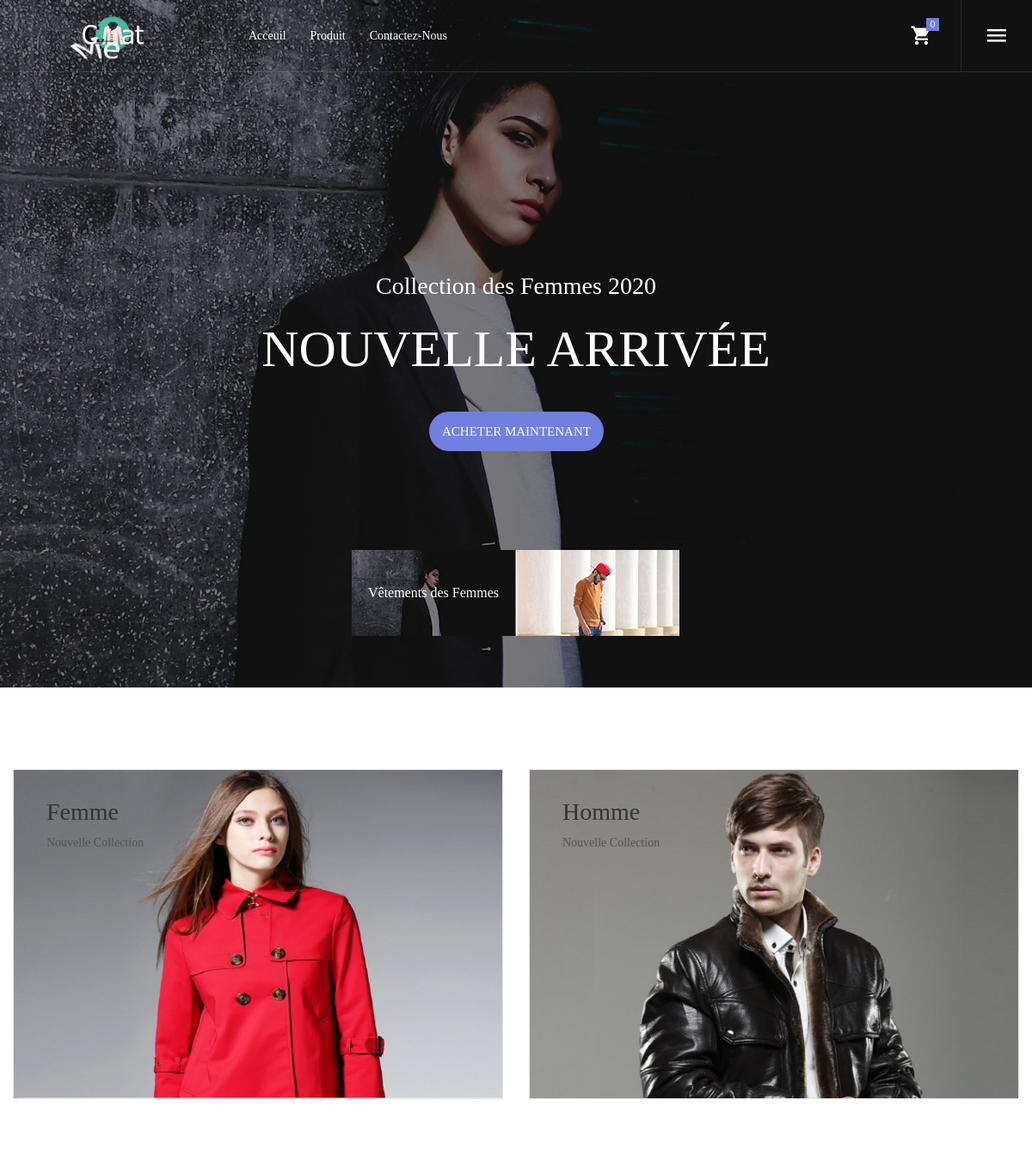
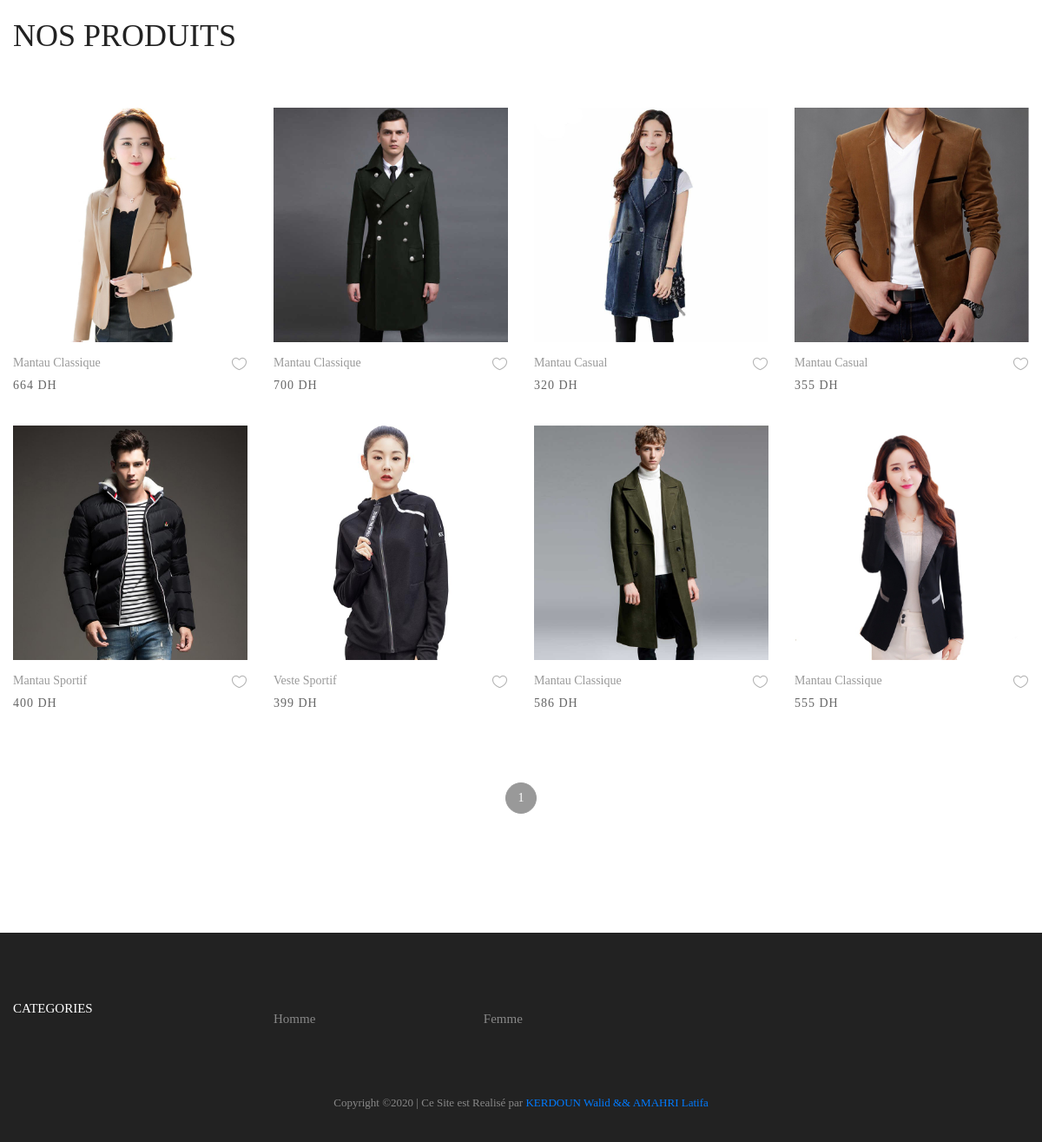
The page / on the database its author committed (2 pictures, top to bottom).
### tables this page shows
CREATE TABLE `produit` (
  `id_Produit` int(11) NOT NULL,
  `nom_Produit` varchar(100) NOT NULL,
  `image_Produit` longtext NOT NULL,
  `prix_Produit` double NOT NULL,
  `size_Produit` set('S','M','L','XL') NOT NULL,
  `Quantite_Produit` int(11) NOT NULL,
  `description_Produit` varchar(100) NOT NULL,
  `gender` enum('men','women') DEFAULT 'women',
  `couleur` set('Noir','Rouge','Vert','Blanc','Jaune','bleu','Gris','Marron') NOT NULL DEFAULT 'Noir',
  `materiels` varchar(200) NOT NULL
);

### index.php (the view, shortened to what this page needs)
<!DOCTYPE html>
<html lang="en">
<head>
	<link rel="stylesheet" type="text/css" href="vendor/bootstrap/css/bootstrap.min.css">
	<link rel="stylesheet" type="text/css" href="fonts/font-awesome-4.7.0/css/font-awesome.min.css">
	<link rel="stylesheet" type="text/css" href="fonts/iconic/css/material-design-iconic-font.min.css">
	<link rel="stylesheet" type="text/css" href="fonts/linearicons-v1.0.0/icon-font.min.css">
	<link rel="stylesheet" type="text/css" href="vendor/animate/animate.css">
	<link rel="stylesheet" type="text/css" href="vendor/css-hamburgers/hamburgers.min.css">
	<link rel="stylesheet" type="text/css" href="vendor/animsition/css/animsition.min.css">
	<link rel="stylesheet" type="text/css" href="vendor/select2/select2.min.css">
	<link rel="stylesheet" type="text/css" href="vendor/daterangepicker/daterangepicker.css">
	<link rel="stylesheet" type="text/css" href="vendor/slick/slick.css">
	<link rel="stylesheet" type="text/css" href="vendor/MagnificPopup/magnific-popup.css">
	<link rel="stylesheet" type="text/css" href="vendor/perfect-scrollbar/perfect-scrollbar.css">
	<link rel="stylesheet" type="text/css" href="css/util.css">
	<link rel="stylesheet" type="text/css" href="css/main.css">
</head>
<body class="animsition">
	<header class="header-v3">
		<div class="container-menu-desktop trans-03">
			<div class="wrap-menu-desktop">
				<nav class="limiter-menu-desktop p-l-45">
					<a href="index.php" class="logo">
						<img src="images/icons/logo4.png" alt="IMG-LOGO">
					</a>
					<div class="menu-desktop">
						<ul class="main-menu">
							<li>
								<a href="index.php">Acceuil</a>
							</li>
							<li>
								<a href="product.php">Produit</a>
							</li>
							<li>
								<a href="Contact/contact.php">Contactez-Nous</a>
							</li>
						</ul>
					</div>
					<div class="wrap-icon-header flex-w flex-r-m h-full">
						<div class="flex-c-m h-full p-r-25 bor6">
							<div class="icon-header-item cl0 hov-cl1 trans-04 p-lr-11 icon-header-noti js-show-cart" data-notify="
							<?php
								require_once('database.php');
								if(isset($_SESSION['id_Personne'])==true){
								$id=$_SESSION['id_Personne'] ;
								$resul = $conn->prepare("SELECT count(id_Panier) as id_Panier FROM panier where id_Client=$id ");
								$resul->execute();
								$row = $resul->fetch();
								$data_notify= $row['id_Panier'];
								echo $data_notify;
									}else{
										echo "0";
									}
							?>
							">
								<i class="zmdi zmdi-shopping-cart"></i>
							</div>
						</div>
						<div class="flex-c-m h-full p-lr-19">
							<div class="icon-header-item cl0 hov-cl1 trans-04 p-lr-11 js-show-sidebar">
								<i class="zmdi zmdi-menu"></i>
							</div>
						</div>
					</div>
				</nav>
			</div>
		</div>
	</header>
	<section class="section-slide">
		<div class="wrap-slick1 rs2-slick1">
			<div class="slick1">
				<div class="item-slick1 bg-overlay1" style="background-image: url(images/slide-05.jpg);" data-thumb="images/thumb-01.jpg" data-caption="Vêtements des Femmes">
					<div class="container h-full">
						<div class="flex-col-c-m h-full p-t-100 p-b-60 respon5">
							<div class="layer-slick1 animated visible-false" data-appear="fadeInDown" data-delay="0">
								<span class="ltext-202 txt-center cl0 respon2">
								 Collection des Femmes 2020
								</span>
							</div>
							<div class="layer-slick1 animated visible-false" data-appear="fadeInUp" data-delay="800">
								<h2 class="ltext-104 txt-center cl0 p-t-22 p-b-40 respon1">
									Nouvelle Arrivée
								</h2>
							</div>
							<div class="layer-slick1 animated visible-false" data-appear="zoomIn" data-delay="1600">
								<a href="product.php" class="flex-c-m stext-101 cl0 size-101 bg1 bor1 hov-btn2 p-lr-15 trans-04">
									Acheter Maintenant
								</a>
							</div>
						</div>
					</div>
				</div>
			</div>
			<div class="wrap-slick1-dots p-lr-10"></div>
		</div>
	</section>
	<div class="sec-banner bg0 p-t-95 p-b-55">
		<div class="container">
			<div class="row">
				<div class="col-md-6 p-b-30 m-lr-auto">
					<div class="block1 wrap-pic-w">
						<img src="images/banner-10.jpg" alt="IMG-BANNER">
						<a href="product.php" class="block1-txt ab-t-l s-full flex-col-l-sb p-lr-38 p-tb-34 trans-03 respon3">
							<div class="block1-txt-child1 flex-col-l">
								<span class="block1-name ltext-102 trans-04 p-b-8">
									Femme
								</span>
								<span class="block1-info stext-102 trans-04">
									Nouvelle Collection
								</span>
							</div>
						</a>
					</div>
				</div>
				<div class="col-md-6 p-b-30 m-lr-auto">
					<div class="block1 wrap-pic-w">
						<img src="images/banner-11.jpg" alt="IMG-BANNER">
						<a href="product.php" class="block1-txt ab-t-l s-full flex-col-l-sb p-lr-38 p-tb-34 trans-03 respon3">
							<div class="block1-txt-child1 flex-col-l">
								<span class="block1-name ltext-102 trans-04 p-b-8">
									Homme
								</span>
								<span class="block1-info stext-102 trans-04">
									Nouvelle Collection
								</span>
							</div>
						</a>
					</div>
				</div>
			</div>
		</div>
	</div>
	<section class="bg0 p-t-23 p-b-130">
		<div class="container">
			<div class="p-b-10">
				<h3 class="ltext-103 cl5">
					Nos Produits
				</h3>
			</div>
			<div class="flex-w flex-sb-m p-b-52">
			</div>
			<div class="row isotope-grid">
				<?php
			require_once('database.php');
			$result = $conn->prepare("SELECT * FROM produit ORDER BY id_Produit ASC LIMIT 8");
			$result->execute();
			for($i=0; $row = $result->fetch(); $i++){
			?>
				<div class="col-sm-6 col-md-4 col-lg-3 p-b-35 isotope-item <?php echo $row['gender']; ?>">
					<div class="block2">
						<div class="block2-pic hov-img0">
							<img src="imageProduit/<?php echo $row['image_Produit']; ?>" alt="IMG-PRODUCT">
						</div>
						<div class="block2-txt flex-w flex-t p-t-14">
							<div class="block2-txt-child1 flex-col-l ">
								<a  href="#" class="stext-104 cl4 hov-cl1 trans-04 js-name-b2 p-b-6">
									<?php echo $row['nom_Produit']; ?>
								</a>
								<span class="stext-105 cl3">
									<?php echo $row['prix_Produit']; ?> DH
								</span>
							</div>
							<div class="block2-txt-child2 flex-r p-t-3">
								<a href="#" class="btn-addwish-b2 dis-block pos-relative js-addwish-b2">
									<img class="icon-heart1 dis-block trans-04" src="images/icons/icon-heart-01.png" alt="ICON">
								</a>
							</div>
						</div>
					</div>
				</div>
<?php } ?>
			</div>
			<div class="flex-c-m flex-w w-full p-t-38">
				<a href="#" class="flex-c-m how-pagination1 trans-04 m-all-7 active-pagination1">
					1
				</a>
			</div>
		</div>
	</section>
	<footer class="bg3 p-t-75 p-b-32">
		<div class="container">
			<div class="row">
				<div class="col-sm-6 col-lg-3 p-b-50">
					<h4 class="stext-301 cl0 p-b-30">
						Categories
					</h4>
				</div>
				<div class="flex-w flex-l-m filter-tope-group m-tb-10">
						<div class="col-sm-6 col-lg-3 p-b-50">
							<li class="p-b-10">
									<a href="product.php" class="stext-107 cl7 hov-cl1 trans-04">
										<button class="stext-106 cl6 hov1 bor3 trans-04 m-r-32 m-tb-5" >
											Homme
										</button>
									</a>
							</li>
					   </div>
						<div class="col-sm-6 col-lg-3 p-b-50" id="step-back">
							<li class="p-b-10">
									<a href="product.php" class="stext-107 cl7 hov-cl1 trans-04" >
										<button class="stext-106 cl6 hov1 bor3 trans-04 m-r-32 m-tb-5" >
											Femme
										</button>
									</a>
							</li>
					   </div>
				</div>
			</div>
					<p class="stext-107 cl6 txt-center">
						Copyright &copy;<script>document.write(new Date().getFullYear());</script> | Ce Site est Realisé par <a href="index.php" target="_blank">KERDOUN Walid && AMAHRI Latifa</a>
					</p>
			</div>
	</footer>
</body>
</html>

### rows shown on the page
produit: image_Produit (picture), nom_Produit "Mantau Classique", prix_Produit "664"
produit: image_Produit (picture), nom_Produit "Mantau Classique", prix_Produit "700"
produit: image_Produit (picture), nom_Produit "Mantau Casual", prix_Produit "320"
produit: image_Produit (picture), nom_Produit "Mantau Casual", prix_Produit "355"
produit: image_Produit (picture), nom_Produit "Mantau Sportif", prix_Produit "400"
produit: image_Produit (picture), nom_Produit "Veste Sportif", prix_Produit "399"
produit: image_Produit (picture), nom_Produit "Mantau Classique", prix_Produit "586"
produit: image_Produit (picture), nom_Produit "Mantau Classique", prix_Produit "555"
